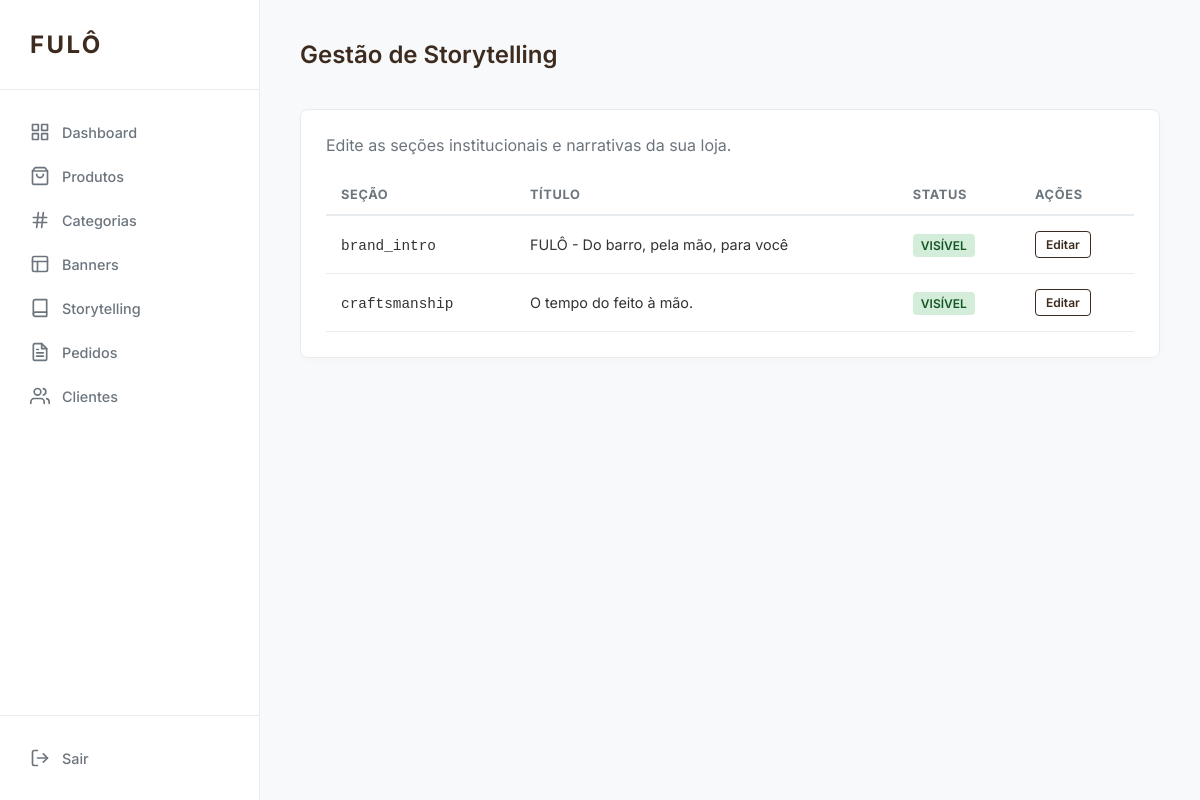
/admin/storytelling (signed in), run on the app's committed database.
### app/models/cms.py (models this page shows)
class Storytelling(db.Model, TimestampMixin):
    __tablename__ = 'storytelling'
    id = db.Column(db.Integer, primary_key=True)
    section_name = db.Column(db.String(50), unique=True, nullable=False) # e.g., 'about_us', 'our_craft'
    title = db.Column(db.String(200))
    subtitle = db.Column(db.String(200))
    content = db.Column(db.Text)
    button_text = db.Column(db.String(50))
    button_link = db.Column(db.String(255))
    image_url = db.Column(db.String(255))
    layout_type = db.Column(db.String(20), default='image_left') # image_left, image_right, full_width
    is_visible = db.Column(db.Boolean, default=True)

### app/routes/admin.py (the view)
@admin_bp.route('/storytelling')
@login_required
@admin_required
def storytelling():
    items = Storytelling.query.all()
    return render_template('admin/storytelling/index.html', items=items)

### app/routes/admin.py (called while the page is built)
def admin_required(f):
    @wraps(f)
    def decorated_function(*args, **kwargs):
        if not current_user.is_authenticated or not current_user.is_admin:
            flash('Acesso restrito a administradores.', 'danger')
            return redirect(url_for('auth.login'))
        return f(*args, **kwargs)
    return decorated_function

### app/services/cart_service.py (called while the page is built, shortened)
    @staticmethod
    def get_cart_data(user=None):
        items_data = []
        total = 0
        if user and user.is_authenticated:
            cart = Cart.query.filter_by(user_id=user.id).first()
            if cart:
                for item in cart.items:
                    product = item.product
                    subtotal = product.price * item.quantity
                    items_data.append({
                        'product_id': product.id,
                        'name': product.name,
                        'price': float(product.price),
                        'quantity': item.quantity,
                        'image_url': product.image_url,
                        'subtotal': float(subtotal)
                    })
                    total += subtotal
        return items_data, float(total)

### templates/admin/storytelling/index.html (shortened to what this page needs)
{% extends "admin/base_admin.html" %}
{% block content %}
<div class="header-actions">
    <h2>Gestão de Storytelling</h2>
</div>
<div class="card">
    <p style="color: var(--muted); margin-bottom: 20px;">Edite as seções institucionais e narrativas da sua loja.</p>
    <table>
        <thead>
            <tr>
                <th>Seção</th>
                <th>Título</th>
                <th>Status</th>
                <th>Ações</th>
            </tr>
        </thead>
        <tbody>
            {% for item in items %}
            <tr>
                <td><code>{{ item.section_name }}</code></td>
                <td>{{ item.title }}</td>
                <td>
                    {% if item.is_visible %}
                    <span class="badge badge-success">Visível</span>
                    {% else %}
                    <span class="badge">Oculto</span>
                    {% endif %}
                </td>
                <td>
                    <a href="{{ url_for('admin.storytelling_edit', id=item.id) }}" class="btn btn-outline" style="padding: 5px 10px; font-size: 0.75rem;">Editar</a>
                </td>
            </tr>
            {% endfor %}
        </tbody>
    </table>
</div>
{% endblock %}

### templates/admin/base_admin.html (style rules this page uses)
:root { --primary: #3d2b1f; --bg: #f8f9fa; --sidebar: #ffffff; --text: #333333; --muted: #6c757d; --border: #e9ecef; --white: #ffffff; --success: #28a745; --danger: #dc3545; --info: #17a2b8; }
* { margin: 0; padding: 0; box-sizing: border-box; }
body { font-family: 'Inter', sans-serif; background: var(--bg); color: var(--text); display: flex; min-height: 100vh; }
.header-actions { display: flex; justify-content: space-between; align-items: center; margin-bottom: 40px; }
h2 { font-weight: 600; color: var(--primary); }
.card { background: var(--white); border-radius: 8px; padding: 25px; box-shadow: 0 2px 10px rgba(0,0,0,0.02); border: 1px solid var(--border); margin-bottom: 30px; }
table { width: 100%; border-collapse: collapse; margin-top: 20px; }
th { text-align: left; padding: 12px 15px; border-bottom: 2px solid var(--border); color: var(--muted); font-size: 0.8rem; text-transform: uppercase; letter-spacing: 0.05em; }
td { padding: 15px; border-bottom: 1px solid var(--border); font-size: 0.9rem; }
.btn { display: inline-block; padding: 10px 20px; border-radius: 4px; text-decoration: none; font-size: 0.85rem; font-weight: 600; cursor: pointer; border: 1px solid transparent; transition: all 0.2s; }
.btn-outline { border-color: var(--primary); color: var(--primary); }
.badge { padding: 4px 8px; border-radius: 4px; font-size: 0.75rem; font-weight: 600; text-transform: uppercase; }
.badge-success { background: #d4edda; color: #155724; }

### data on the page
Storytelling: section_name "brand_intro", title "FULÔ - Do barro, pela mão, para você", is_visible "VISÍVEL"
Storytelling: section_name "craftsmanship", title "O tempo do feito à mão.", is_visible "VISÍVEL"
